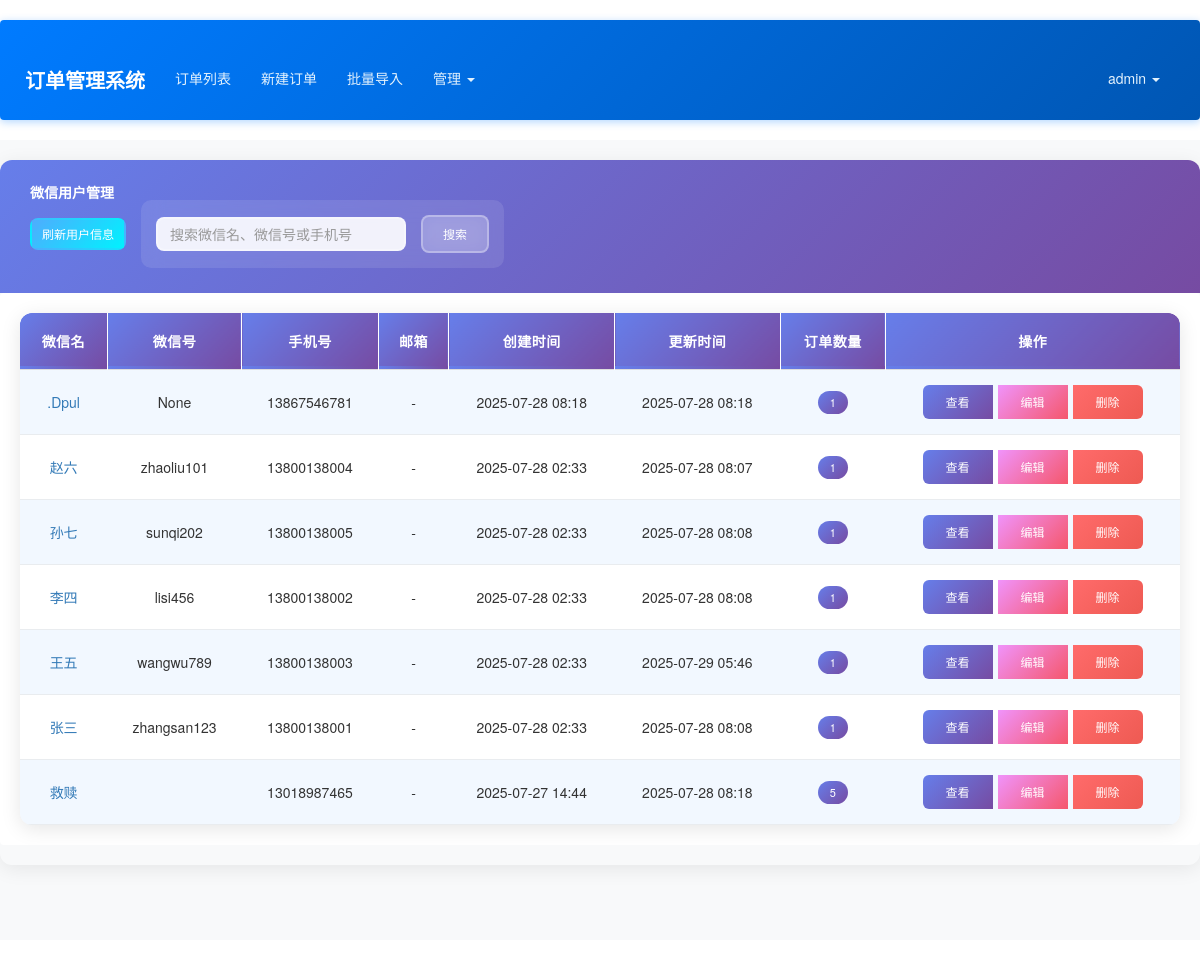
Before: /admin/wechat-users (signed in) with the older database file.
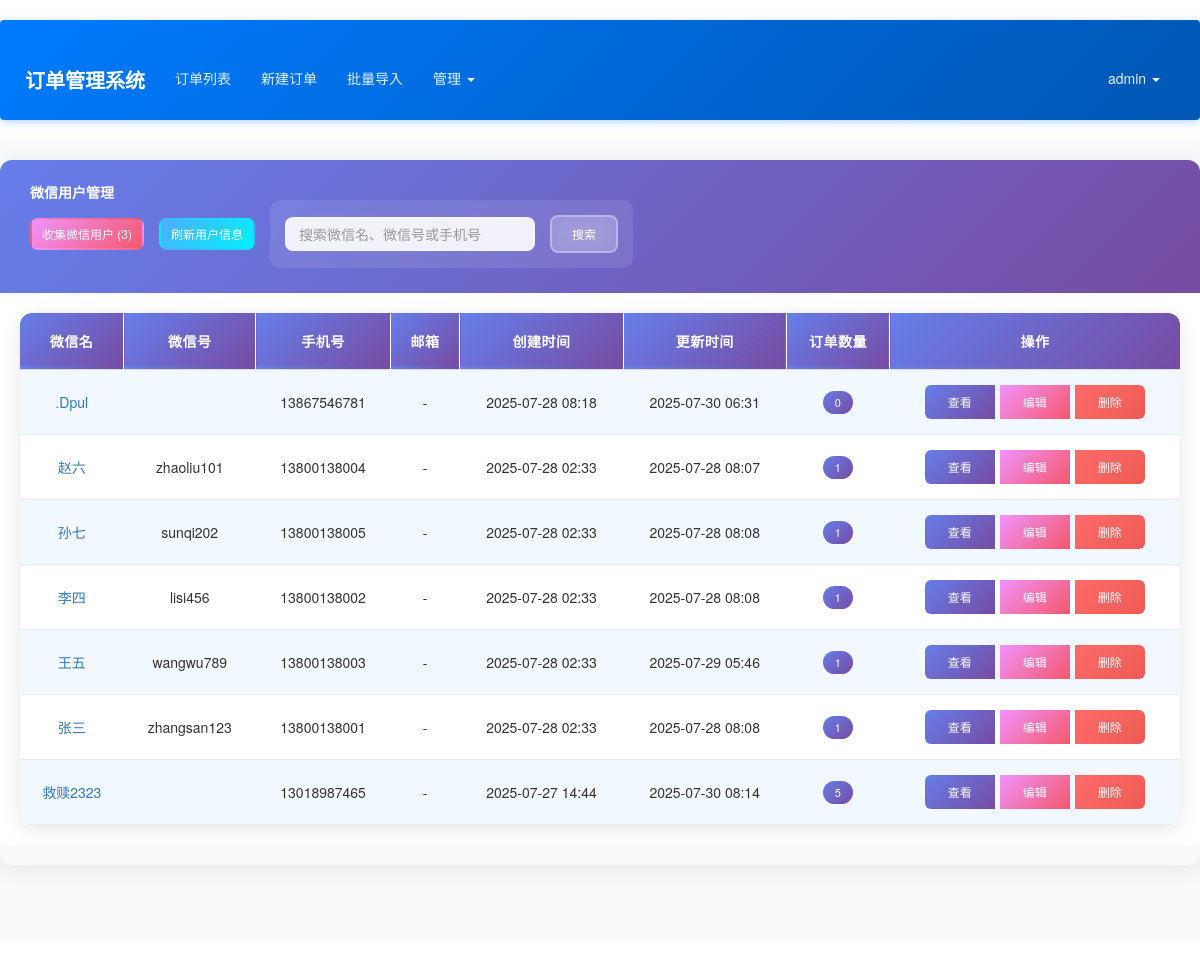
After: the same page with the newer database file.
### app/models.py (models this page shows, shortened)
class WechatUser(db.Model):
    __tablename__ = 'wechat_users'
    id = db.Column(db.Integer, primary_key=True)
    wechat_name = db.Column(db.String(64), nullable=False)
    wechat_id = db.Column(db.String(64), nullable=True, index=True)
    phone = db.Column(db.String(20), unique=True, nullable=True)
    email = db.Column(db.String(64))
    address = db.Column(db.String(256))
    avatar = db.Column(db.String(200))
    payment_qr_code = db.Column(db.String(200))
    notes = db.Column(db.Text())
    create_time = db.Column(db.DateTime, default=datetime.utcnow)
    update_time = db.Column(db.DateTime, default=datetime.utcnow, onupdate=datetime.utcnow)
    def get_order_stats(self, start_date=None, end_date=None):
        from sqlalchemy import func
        if self.phone:
            query = Order.query.filter_by(phone=self.phone)
        else:
            return {
                'total_orders': 0,
                'total_amount': 0,
                'avg_amount': 0
            }
        total_orders = query.count()
        total_amount = query.filter(Order.amount.isnot(None)).with_entities(func.sum(Order.amount)).scalar() or 0
        avg_amount = query.filter(Order.amount.isnot(None)).with_entities(func.avg(Order.amount)).scalar() or 0
        return {
            'total_orders': total_orders,
            'total_amount': total_amount,
            'avg_amount': avg_amount
        }

### app/admin/views.py (the view, shortened to what this page needs)
@admin.route('/wechat-users')
@admin_required
def wechat_user_list():
    page = request.args.get('page', 1, type=int)
    search = request.args.get('search', '')
    query = WechatUser.query
    wechat_users = query.order_by(WechatUser.create_time.desc()).paginate(
        page=page, per_page=20, error_out=False
    )
    uncollected_count = Order.query.filter(
        Order.phone.isnot(None),
        Order.phone != '',
        ~Order.phone.in_(
            db.session.query(WechatUser.phone).filter(WechatUser.phone.isnot(None))
        )
    ).count()
    return render_template('admin/wechat_user_list.html',
                         wechat_users=wechat_users,
                         search=search,
                         uncollected_count=uncollected_count)

### app/admin/views.py (called while the page is built)
@admin.before_request
@login_required
def before_request():
    if not current_user.can(Permission.MANAGE_FIELDS) and not current_user.can(Permission.ADMIN):
        abort(403)

### app/context_processors.py (called while the page is built)
def inject_permissions():
    return dict(Permission=Permission)

### app/models.py (called while the page is built)
@login_manager.user_loader
def load_user(user_id):
    return User.query.get(int(user_id))

    def has_permission(self, perm):
        return self.permissions & perm == perm

    def can(self, perm):
        return self.role is not None and self.role.has_permission(perm)

### app/templates/admin/wechat_user_list.html (shortened to what the changed rows need)
{% extends "base.html" %}
{% block content %}
<div class="container-fluid wechat-user-management">
    <div class="row">
        <div class="col-md-12">
            <div class="card">
                <div class="card-header d-flex justify-content-between align-items-center">
                    <div class="d-flex btn-group-header">
                        {% if uncollected_count > 0 %}
                         <form method="POST" action="{{ url_for('admin.collect_wechat_users') }}" class="d-inline me-2" id="collectForm">
                             <button type="submit" class="btn btn-warning btn-sm" id="collectBtn"
                                     onclick="return handleCollectSubmit(event, {{ uncollected_count }})">
                                  收集微信用户 ({{ uncollected_count }})
                             </button>
                         </form>
                         {% endif %}
                    </div>
                </div>
                <div class="card-body">
                    {% if wechat_users.items %}
                    <div class="table-responsive">
                        <table class="table table-striped table-hover">
                            <thead style="background: linear-gradient(135deg, #667eea 0%, #764ba2 100%); color: white; font-weight: 600;">
                                <tr>
                                    <th>微信名</th>
                                    <th>微信号</th>
                                    <th>手机号</th>
                                    <th>邮箱</th>
                                    <th>创建时间</th>
                                    <th>更新时间</th>
                                    <th>订单数量</th>
                                    <th>操作</th>
                                </tr>
                            </thead>
                            <tbody>
                                {% for wechat_user in wechat_users.items %}
                                <tr>
                                    <td>
                                        <a href="{{ url_for('admin.wechat_user_detail', id=wechat_user.id) }}"
                                           class="text-decoration-none">
                                            {{ wechat_user.wechat_name }}
                                        </a>
                                    </td>
                                    <td>{{ wechat_user.wechat_id }}</td>
                                    <td>{{ wechat_user.phone or '-' }}</td>
                                    <td>{{ wechat_user.email or '-' }}</td>
                                    <td>{{ wechat_user.create_time.strftime('%Y-%m-%d %H:%M') }}</td>
                                    <td>{{ wechat_user.update_time.strftime('%Y-%m-%d %H:%M') }}</td>
                                    <td>
                                        {% set order_count = wechat_user.get_order_stats().total_orders %}
                                        <span class="badge bg-info">{{ order_count }}</span>
                                    </td>
                                    <td>
                                        <div class="action-buttons btn-group btn-group-sm" role="group">
                                            <a href="{{ url_for('admin.wechat_user_detail', id=wechat_user.id) }}"
                                               class="btn btn-primary text-white" title="查看详情">
                                                 查看
                                            </a>
                                            <a href="{{ url_for('admin.edit_wechat_user', id=wechat_user.id) }}"
                                               class="btn btn-warning text-white" title="编辑">
                                                 编辑
                                            </a>
                                            <button type="button" class="btn btn-danger text-white"
                                                    onclick="deleteWechatUser({{ wechat_user.id }}, '{{ wechat_user.wechat_name }}')"
                                                    title="删除">
                                                 删除
                                            </button>
                                        </div>
                                    </td>
                                </tr>
                                {% endfor %}
                            </tbody>
                        </table>
                    </div>
                    {% else %}
                    <div class="text-center py-5">
                        <i class="fas fa-users fa-3x text-muted mb-3"></i>
                        <h5 class="text-muted">暂无微信用户数据</h5>
                        <p class="text-muted">微信用户会在创建订单时自动添加</p>
                    </div>
                    {% endif %}
                </div>
            </div>
        </div>
    </div>
</div>
{% endblock %}

Changed rows visible on the page:
changed WechatUser ".Dpul": update_time "2025-07-28 08:18" → "2025-07-30 06:31"; order_count "1" → "0"; wechat_id "None" → (not shown)
changed WechatUser (number 7 of 7 on the later page): wechat_name "救赎" → "救赎2323"; update_time "2025-07-28 08:18" → "2025-07-30 08:14"
Other visible differences:
{{ uncollected_count }}: (not shown) → "3"
text now shown: "收集微信用户 ( )"
